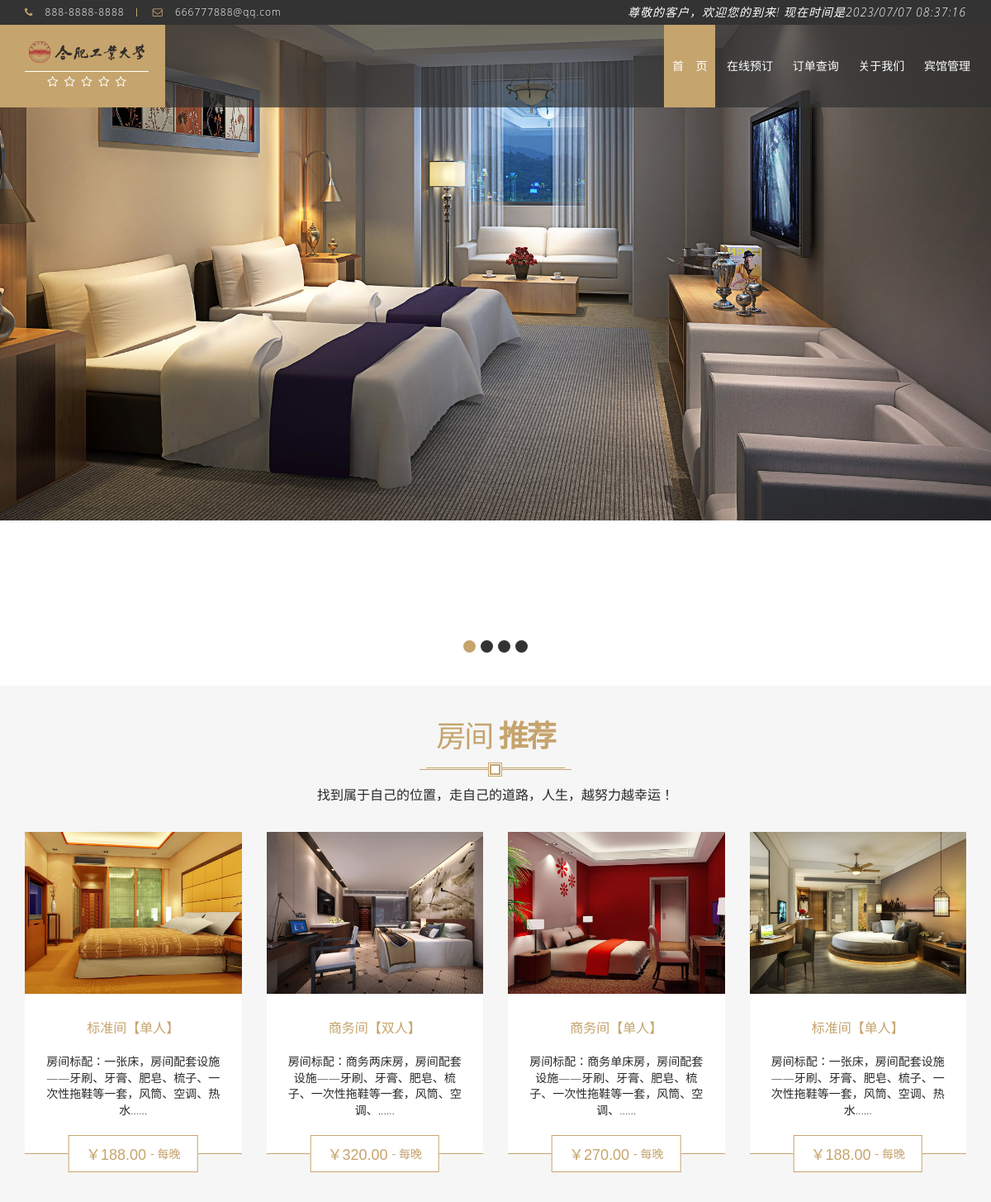
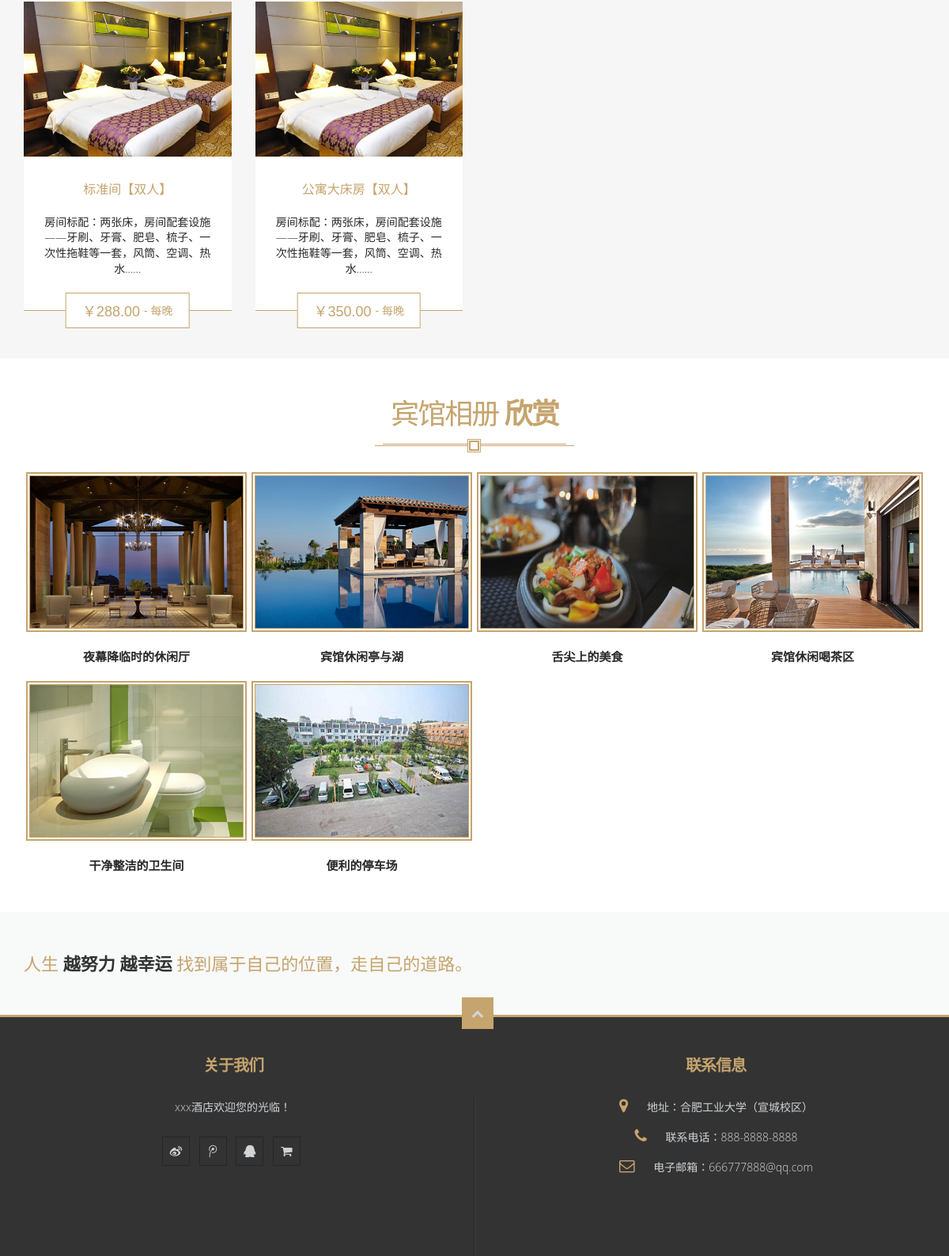
The page / on the database its author committed (2 pictures, top to bottom).
### tables this page shows
CREATE TABLE `news` (
  `id` int NOT NULL AUTO_INCREMENT COMMENT '序号',
  `title` varchar(30) NOT NULL COMMENT '图片标题',
  `spic` varchar(100) NOT NULL COMMENT '小图片',
  `bpic` varchar(100) NOT NULL COMMENT '大图片',
  `describes` varchar(240) NOT NULL COMMENT '描述',
  PRIMARY KEY (`id`)
);

### index.php (the view, shortened to what this page needs)
<!DOCTYPE html>
<html>
<head>
<link href="css/font-awesome.css" rel="stylesheet" type="text/css"/>
<link href="css/styles.css" rel="stylesheet" type="text/css"/>
<link href="css/index.css" rel="stylesheet" type="text/css"/>
</head>
<body class="homepage trans-header sticky white-datepicker">
<div id="page-body-wrap">
<div id="home-top-section">
<div id="main-slider">
<div class="items">
</div>
</div>
</div>
<div id="luxury-rooms">
<div class="heading-box">
<h2>
    <a href="javascript:;">
        房间
        <span>
            推荐
        </span>
    </a>
</h2>
<div class="subtitle">
    找到属于自己的位置，走自己的道路，人生，越努力越幸运！
</div>
</div>
<div class="room-container container">
<div class="row">
    <?php
      require("dbconnect.php");
      $sql="select a.pic,a.remarks,b.typename,b.price from room a,roomtype b where a.typeid=b.typeid order by roomid asc limit 8";
      $arr=mysqli_query($db_link,$sql);
      while($rows=mysqli_fetch_assoc($arr)){
    ?>
    <div class="room-box col-md-3 col-sm-6 col-xs-6">
        <div class="img-container">
            <img class='imgs' alt="" src='images/<?php echo $rows["pic"] ?>'/>
        </div>
        <div class="details">
            <div class="title">
                <a href="javascript:;">
                    <?php echo $rows["typename"] ?>
                </a>
            </div>
            <div class="desc">
                房间标配：<?php echo $rows["remarks"] ?>...
            </div>
            <div class="price">
                <span>
                    ￥<?php echo $rows["price"] ?>
                </span>
                - 每晚
            </div>
        </div>
    </div>
    <?php } ?>
</div>
</div>
</div>
<div id="gallery">
<div class="heading-box">
<h2>
    <a href="javascript:;">
        宾馆相册
        <span>
            欣赏
        </span>
    </a>
</h2>
</div>
<div class="gallery-container container gallery-grid">
<div class="gallery-container">
    <ul class="image-main-box clearfix">
    <?php
      require("dbconnect.php");
      $sql="select * from news limit 8";
      $arr=mysqli_query($db_link,$sql);
      while($rows=mysqli_fetch_assoc($arr)){
    ?>
        <li class="item col-sm-3 col-xs-6 col-md-3 igal-item">
            <figure>
                <img width='269px' height='192px' alt='<?php echo $rows["title"] ?>' src='images/<?php echo $rows["spic"] ?>'/>
                <a class="more-details" data-title='<?php echo $rows["title"] ?>' href='images/<?php echo $rows["bpic"] ?>'>
                </a>
            </figure>
            <h3 class="gallery-h3-title">
                <a href="javascript:;" title='<?php echo $rows["title"] ?>'>
                    <?php echo $rows["title"] ?>
                </a>
            </h3>
        </li>
        <?php } ?>
    </ul>
</div>
</div>
</div>
<div id="buy-theme">
<div class="inner-container container">
<div class="title">
    人生
    <span>
        越努力 越幸运
    </span>
    找到属于自己的位置，走自己的道路。
</div>
</div>
</div>
</div>
</body>
</html>

### css/index.css (style rules this page uses)
body { font-family: "Open Sans","Lobster",Raleway,Arial,Verdana,Helvetica,'Microsoft Yahei',Lato,sans-serif;font-size:14px;color:#282828; }
ul,li { list-style:none;margin:0;padding:0; }
a { outline:none!important;color:#282828; }
.color-title a { color:#c5a46d; }
#main-header #top-logo { width:100%; }
#main-header #top-logo .title { margin:10px 20px 2px;padding-bottom:6px; }
#top-logo img { max-height:60px;max-width:140px; }
.heading-box { margin:40px 0; }
.heading-box h2 { font-size:36px; }
.heading-box h2 a { color:#c5a46d; }
.heading-box .subtitle { padding-left:15px;padding-right:15px; }
#luxury-rooms, #special-dishes, #special-packages-type-2 { background:#f6f6f6; }
#luxury-rooms { padding-bottom:0; }
#luxury-rooms .heading-box { margin-bottom:0px; }
.room-container { margin:35px auto 30px; }
.room-container .room-box .img-container:before { display:none; }
.room-container .room-box .img-container { height:auto; }
.room-container .room-box .img-container img { position:static;transform:none; }
.room-container .room-box .details { background:#fff;padding:30px 0 43px; }
.room-container .room-box .details .title { overflow-x:hidden;text-overflow:ellipsis;white-space:nowrap;font-size:16px;letter-spacing:normal;margin-bottom:20px;line-height:1.4; }
.room-container .room-box .details .desc { line-height:1.4; }
#gallery .gallery-grid { margin-bottom:25px; }
#gallery .heading-box { margin:30px auto 15px; }
.gallery-container .image-main-box .item { margin-bottom:0; }
.gallery-h3-title { overflow-x:hidden;text-overflow:ellipsis;white-space:nowrap;padding:25px 18px;font-size:15px;font-weight:bold;margin-bottom:0;text-align:center;margin-top:0; }
.gallery-h3-title a { color:inherit; }
#buy-theme { padding:50px 0; }
#buy-theme .inner-container { max-width:100%; }
#top-footer { padding:40px 0 0; }
#top-footer h4 { font-size:20px;font-weight:bold;margin-bottom:30px;text-align: center; }
#top-footer .widget-content .f-about,#top-footer .widget-content .f-about p { line-height:1.66; }
#top-footer .widget-content .f-about p { margin-bottom:0; }
#top-footer .widget-content ul.social-icons { margin-top:22px;margin-left:-4px; }
#top-footer .widget-content ul li { line-height:1.66; }
.room-container .room-box .details .price span { font-size:18px; }
.widget ul li:before { display:none; }
.widget ul { list-style: none; margin: 0; }

### index.php (style rules this page uses)
.room-container .room-box .img-container img { height: 196px; }
.room-container .room-box .details { min-height: 192px; }

### rows shown on the page
news: spic (picture), title "夜幕降临时的休闲厅"
news: spic (picture), title "宾馆休闲亭与湖"
news: spic (picture), title "舌尖上的美食"
news: spic (picture), title "宾馆休闲喝茶区"
news: spic (picture), title "干净整洁的卫生间"
news: spic (picture), title "便利的停车场"

### other values the page prints
$rows["typename"] "标准间【单人】"
$rows["remarks"] "一张床，房间配套设施——牙刷、牙膏、肥皂、梳子、一次性拖鞋等一套，风筒、空调、热水..."
$rows["price"] "188.00"
$rows["typename"] "商务间【双人】"
$rows["remarks"] "商务两床房，房间配套设施——牙刷、牙膏、肥皂、梳子、一次性拖鞋等一套，风筒、空调、..."
$rows["price"] "320.00"
$rows["typename"] "商务间【单人】"
$rows["remarks"] "商务单床房，房间配套设施——牙刷、牙膏、肥皂、梳子、一次性拖鞋等一套，风筒、空调、..."
$rows["price"] "270.00"
$rows["typename"] "标准间【双人】"
$rows["remarks"] "两张床，房间配套设施——牙刷、牙膏、肥皂、梳子、一次性拖鞋等一套，风筒、空调、热水..."
$rows["price"] "288.00"
$rows["typename"] "公寓大床房【双人】"
$rows["price"] "350.00"
